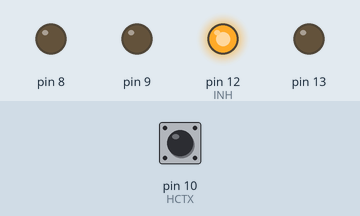
This sketch was run on a simulated Arduino Uno, built with avr-gcc and run on an emulated ATmega328P. Shown: output pins drawn as LEDs (lit = HIGH). Inputs (shaded band) come from the test bench; at power-on: pin 10 (HCTX) HIGH. Pins used as bus, display or sensor lines are not drawn.

Above: at 0.8 s.
0.9 s: pin 10 (HCTX) pulsed LOW 5 times (0.12 s each, 0.3 s apart)
At 2.1 s:
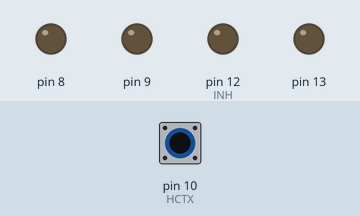
Timing chart, 0 to 4.8 s (numbered marks = the images above; inputs shaded):
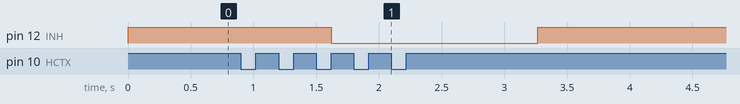

Measured:
- after the input at 0.9 s, pin 12 (INH): HIGH → LOW after 0.72 s, → HIGH 1.6 s later

The sketch:

RemoIso.ino
```cpp
/*
 * Bluetooth remote programming device w/ isolated TX/RX
 * 2/23 Luhan Monat
 * Program any Arduino via HC-06 bluetooth
 * Create reset pulse via 1 second timeout
 */


enum  {x1,x2,HCTX,RST,INH};


int	main() {
byte  last,dat,trips;
long  cnt;

  DDRB  = 0b00111011;
  bitSet(PORTB,HCTX);       // Data from HC-12
  bitSet(PORTB,RST);
  bitSet(PORTB,INH);

cycle:
  trips=3;
  // Wait for 1 second of no data changes
  for(cnt=0;cnt<40000;cnt++) {
    delayMicroseconds(25);
    last=dat;
    dat=bitRead(PINB,HCTX);
    if(last!=dat)
      if(!trips--) {
        cnt=0;
        trips=3;
      }
  }

  bitSet(PORTB,INH);          // disconnect
  // Now wait for any data pulse low
  trips=3;
  while(1) {
    delayMicroseconds(10);
    last=dat;
    dat=bitRead(PINB,HCTX);
    if(last!=dat)
      if(!trips--)
        goto pulse;
  }

pulse:
  bitClear(PORTB,RST);      // Start RESET
  bitClear(PORTB,INH);      // Connect TX/RX lines
  Wait(1);
  bitSet(PORTB,RST);        // End RESET

  goto cycle;

}

void  Wait(word timer) {
word i;

  for(i=0;i<timer;i++)
    delayMicroseconds(1000);
}
```
